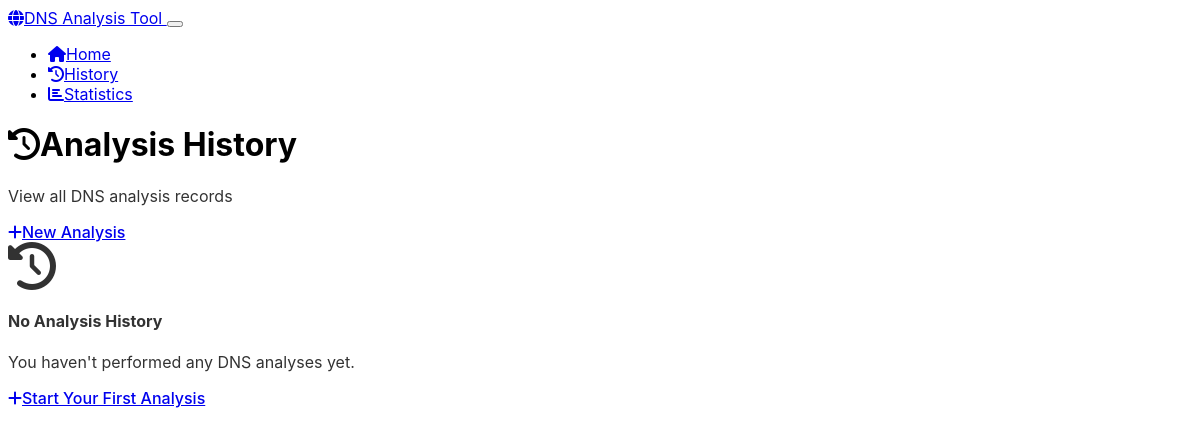
Before: /history with the older database file.
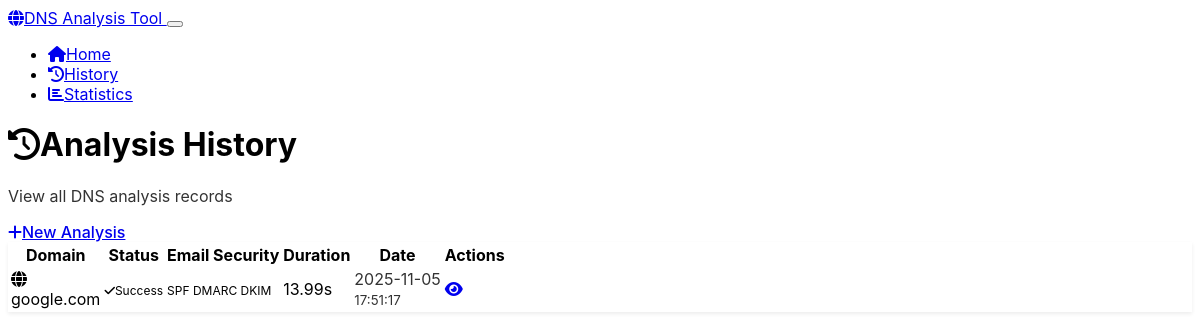
After: the same page with the newer database file.
### app.py (models this page shows, shortened)
class DomainAnalysis(db.Model):
    __tablename__ = 'domain_analyses'
    id = db.Column(db.Integer, primary_key=True)
    domain = db.Column(db.String(255), nullable=False, index=True)
    ascii_domain = db.Column(db.String(255), nullable=False)
    basic_records = db.Column(JSON)
    authoritative_records = db.Column(JSON)
    spf_status = db.Column(db.String(20))
    spf_records = db.Column(JSON)
    dmarc_status = db.Column(db.String(20))
    dmarc_policy = db.Column(db.String(20))
    dmarc_records = db.Column(JSON)
    dkim_status = db.Column(db.String(20))
    dkim_selectors = db.Column(JSON)
    registrar_name = db.Column(db.String(255))
    registrar_source = db.Column(db.String(20))
    analysis_success = db.Column(db.Boolean, default=True)
    error_message = db.Column(db.Text)
    analysis_duration = db.Column(db.Float)  # seconds
    created_at = db.Column(db.DateTime, default=datetime.utcnow, nullable=False)
    updated_at = db.Column(db.DateTime, default=datetime.utcnow, onupdate=datetime.utcnow)

### app.py (the view)
@app.route('/history')
def history():
    page = request.args.get('page', 1, type=int)
    per_page = 20
    analyses = DomainAnalysis.query.order_by(
        DomainAnalysis.created_at.desc()
    ).paginate(
        page=page, per_page=per_page, error_out=False
    )
    return render_template('history.html', analyses=analyses)

### templates/history.html (shortened to what this page needs)
<!DOCTYPE html>
<html lang="en" data-bs-theme="dark">
<head>
    <link href="https://cdn.replit.com/agent/bootstrap-agent-dark-theme.min.css" rel="stylesheet">
    <link href="https://cdnjs.cloudflare.com/ajax/libs/font-awesome/6.4.0/css/all.min.css" rel="stylesheet">
    <link href="{{ url_for('static', filename='css/custom.css') }}" rel="stylesheet">
</head>
<body>
    <nav class="navbar navbar-expand-lg navbar-dark bg-dark">
        <div class="container">
            <a class="navbar-brand" href="{{ url_for('index') }}">
                <i class="fas fa-globe me-2"></i>DNS Analysis Tool
            </a>
            <button class="navbar-toggler" type="button" data-bs-toggle="collapse" data-bs-target="#navbarNav">
            </button>
            <div class="collapse navbar-collapse" id="navbarNav">
                <ul class="navbar-nav ms-auto">
                    <li class="nav-item">
                        <a class="nav-link" href="{{ url_for('index') }}">
                            <i class="fas fa-home me-1"></i>Home
                        </a>
                    </li>
                    <li class="nav-item">
                        <a class="nav-link active" href="{{ url_for('history') }}">
                            <i class="fas fa-history me-1"></i>History
                        </a>
                    </li>
                    <li class="nav-item">
                        <a class="nav-link" href="{{ url_for('stats') }}">
                            <i class="fas fa-chart-bar me-1"></i>Statistics
                        </a>
                    </li>
                </ul>
            </div>
        </div>
    </nav>
    <div class="container my-4">
        <div class="d-flex justify-content-between align-items-center mb-4">
            <div>
                <h1 class="h3 mb-1">
                    <i class="fas fa-history me-2"></i>Analysis History
                </h1>
                <p class="text-muted mb-0">View all DNS analysis records</p>
            </div>
            <a href="{{ url_for('index') }}" class="btn btn-primary">
                <i class="fas fa-plus me-2"></i>New Analysis
            </a>
        </div>
        {% if analyses.items %}
            <div class="card">
                <div class="card-body">
                    <div class="table-responsive">
                        <table class="table table-hover mb-0">
                            <thead>
                                <tr>
                                    <th>Domain</th>
                                    <th>Status</th>
                                    <th>Email Security</th>
                                    <th>Duration</th>
                                    <th>Date</th>
                                    <th>Actions</th>
                                </tr>
                            </thead>
                            <tbody>
                                {% for analysis in analyses.items %}
                                <tr>
                                    <td>
                                        <div class="d-flex align-items-center">
                                            <i class="fas fa-globe text-primary me-2"></i>
                                            <div>
                                                <div class="fw-medium">{{ analysis.domain }}</div>
                                            </div>
                                        </div>
                                    </td>
                                    <td>
                                        {% if analysis.analysis_success %}
                                            <span class="badge bg-success">
                                                <i class="fas fa-check me-1"></i>Success
                                            </span>
                                        {% else %}
                                            <span class="badge bg-danger">
                                                <i class="fas fa-times me-1"></i>Failed
                                            </span>
                                        {% endif %}
                                    </td>
                                    <td>
                                        <div class="d-flex gap-1">
                                            {% if analysis.spf_status %}
                                                <span class="badge bg-{{ 'success' if analysis.spf_status == 'success' else 'warning' if analysis.spf_status == 'warning' else 'danger' }}" title="SPF">
                                                    SPF
                                                </span>
                                            {% endif %}
                                            {% if analysis.dmarc_status %}
                                                <span class="badge bg-{{ 'success' if analysis.dmarc_status == 'success' else 'warning' if analysis.dmarc_status == 'warning' else 'danger' }}" title="DMARC">
                                                    DMARC
                                                </span>
                                            {% endif %}
                                            {% if analysis.dkim_status %}
                                                <span class="badge bg-{{ 'success' if analysis.dkim_status == 'success' else 'warning' }}" title="DKIM">
                                                    DKIM
                                                </span>
                                            {% endif %}
                                        </div>
                                    </td>
                                    <td>
                                        {% if analysis.analysis_duration %}
                                            {{ "%.2f"|format(analysis.analysis_duration) }}s
                                        {% else %}
                                            -
                                        {% endif %}
                                    </td>
                                    <td>
                                        <div class="text-muted">
                                            {{ analysis.created_at.strftime('%Y-%m-%d') }}<br>
                                            <small>{{ analysis.created_at.strftime('%H:%M:%S') }}</small>
                                        </div>
                                    </td>
                                    <td>
                                        <div class="btn-group" role="group">
                                            <a href="{{ url_for('view_analysis', analysis_id=analysis.id) }}"
                                               class="btn btn-sm btn-outline-primary" title="View Details">
                                                <i class="fas fa-eye"></i>
                                            </a>
                                        </div>
                                    </td>
                                </tr>
                                {% endfor %}
                            </tbody>
                        </table>
                    </div>
                </div>
            </div>
        {% else %}
            <div class="text-center py-5">
                <i class="fas fa-history fa-3x text-muted mb-3"></i>
                <h4 class="text-muted">No Analysis History</h4>
                <p class="text-muted mb-4">You haven't performed any DNS analyses yet.</p>
                <a href="{{ url_for('index') }}" class="btn btn-primary">
                    <i class="fas fa-plus me-2"></i>Start Your First Analysis
                </a>
            </div>
        {% endif %}
    </div>
</body>
</html>

### static/css/custom.css (style rules this page uses)
:root { --code-bg: hsl(210, 11%, 15%); --code-border: hsl(210, 11%, 25%); --feature-icon-size: 3rem; }
body { font-family: -apple-system, BlinkMacSystemFont, 'Segoe UI', Roboto, sans-serif; }
.card { border: 1px solid var(--bs-border-color); box-shadow: 0 0.125rem 0.25rem rgba(0, 0, 0, 0.075); }
.badge { font-size: 0.75em; }
.btn { border-radius: 0.375rem; font-weight: 500; }
.text-muted { opacity: 0.8; }

Changed rows visible on the page:
added DomainAnalysis: domain "google.com", analysis_success True (drawn), analysis_duration "13.99", created_at "2025-11-05", created_at "17:51:17"
Other visible differences:
text no longer shown: "No Analysis History You haven't performed any DNS analyses yet. Start Your First Analysis"
text now shown: "Domain Status Email Security Duration Date Actions"
